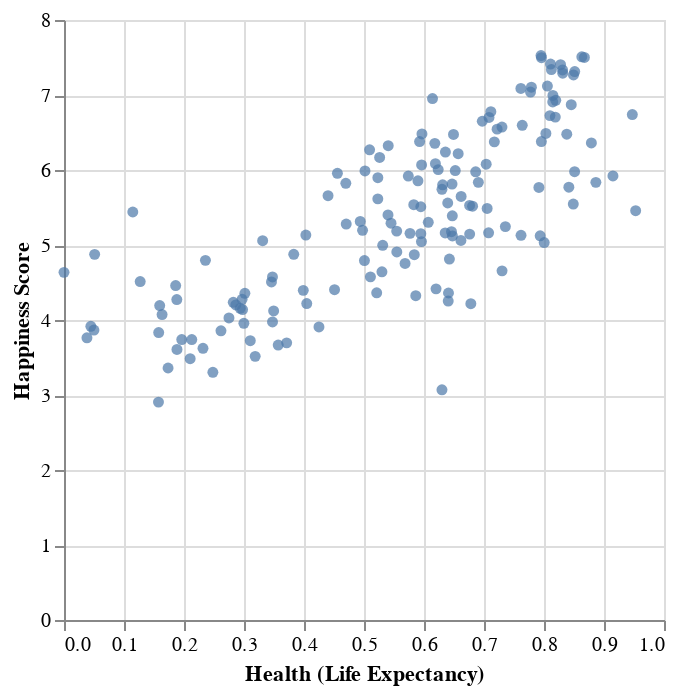

Notebook source saved alongside this figure:
### Markdown cell above
Scatterplot
The Bar chart shows the bar report but it deoes not describe how happiness be computed, what are the attributes that are present in a country that might contribute to high or low hapiness scores.  I want to create Scatter plot to describe the most tightly correlated with computed hapiness score.

The purpose of the scatter chart is to look at the correlation between hapiness score and health or life expectancy. 
The scatter plot seems to be a trend that hapiness score, and health are fairly well correlated with little variation. Two hypothesis that can generate about the source of variation. First. It's noisy measure and there is simply inherently uncertainity , associated with hapiness score.  Second. The heath doesn't perfectly explain the hapiness score

### Code cell
alt.Chart(data).mark_circle().encode(
 x = "Health (Life Expectancy)" ,
 y = "Happiness Score" )

### Figure 1 — Vega-Lite specification as saved in the notebook (floating-point values rounded to 4 significant figures; data arrays with more than 128 entries replaced by an {"elided": "..."} marker saying what was removed)
{"config": {"view": {"continuousWidth": 300, "continuousHeight": 300}}, "data": {"name": "data-7788278e77f66128859c57f947a291e7"}, "mark": {"type": "circle"}, "encoding": {"x": {"field": "Health (Life Expectancy)", "type": "quantitative"}, "y": {"field": "Happiness Score", "type": "quantitative"}}, "$schema": "https://vega.github.io/schema/vega-lite/v5.8.0.json", "datasets": {"data-7788278e77f66128859c57f947a291e7": {"elided": "157 records"}}}
